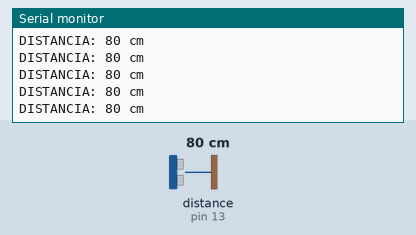
This sketch was run on a simulated Arduino Uno, built with avr-gcc and run on an emulated ATmega328P. Parts: the last lines printed to the serial monitor. Wiring (inferred from the names in the program): ultrasonic range finder: trigger pin 12; echo pin 13. The inputs (shaded band) are chosen by the test bench; at power-on: distance to the obstacle (sensor on pin 13) 80 cm. The echo pulse lasts 58.3 µs per cm.

Above: at 1.2 s.
1.3 s: distance to the obstacle (sensor on pin 13) set to 2 cm
At 1.38 s:
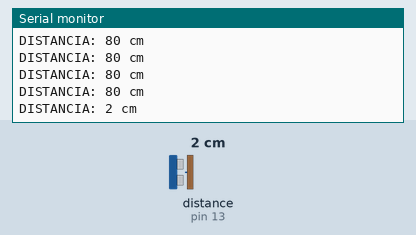
4.3 s: distance to the obstacle (sensor on pin 13) set to 4 cm
At 4.3 s:
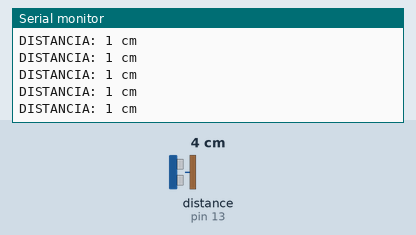
5.8 s: distance to the obstacle (sensor on pin 13) set to 35 cm
At 5.82 s:
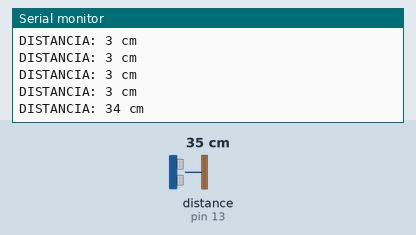
Timing chart, 0 to 8.8 s (numbered marks = the images above; inputs shaded):
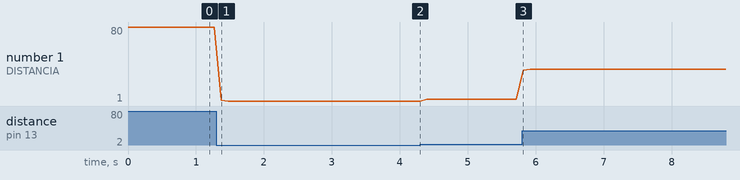

Measured:
- after the input at 1.3 s, the serial monitor: prints a new line after 0.07 s (image 1)
- after the input at 5.8 s, the serial monitor: prints a new line at once (image 3)
- plotted number 1: 80 → 1 after the input at 1.3 s, 1 → 3 after the input at 4.3 s, 3 → 35 after the input at 5.8 s

The sketch:

P17_Ultrasonico.ino
```cpp
int Pin_echo = 13;
int Pin_trig = 12;
void setup() {
  // put your setup code here, to run once:
  Serial.begin(9600);
  pinMode(Pin_trig, OUTPUT);
  pinMode(Pin_echo, INPUT);
}
int pulso,cm;

void loop() {
  // put your main code here, to run repeatedly:
  digitalWrite(Pin_trig,LOW);
  delayMicroseconds(2);
  digitalWrite(Pin_trig,HIGH);
  delayMicroseconds(10);
  digitalWrite(Pin_trig,LOW);
  pulso = pulseIn(Pin_echo, HIGH);
  cm = pulso / 29 /2;
  Serial.println("DISTANCIA: " + String(cm)+" cm");
  delay(100);
}
```
